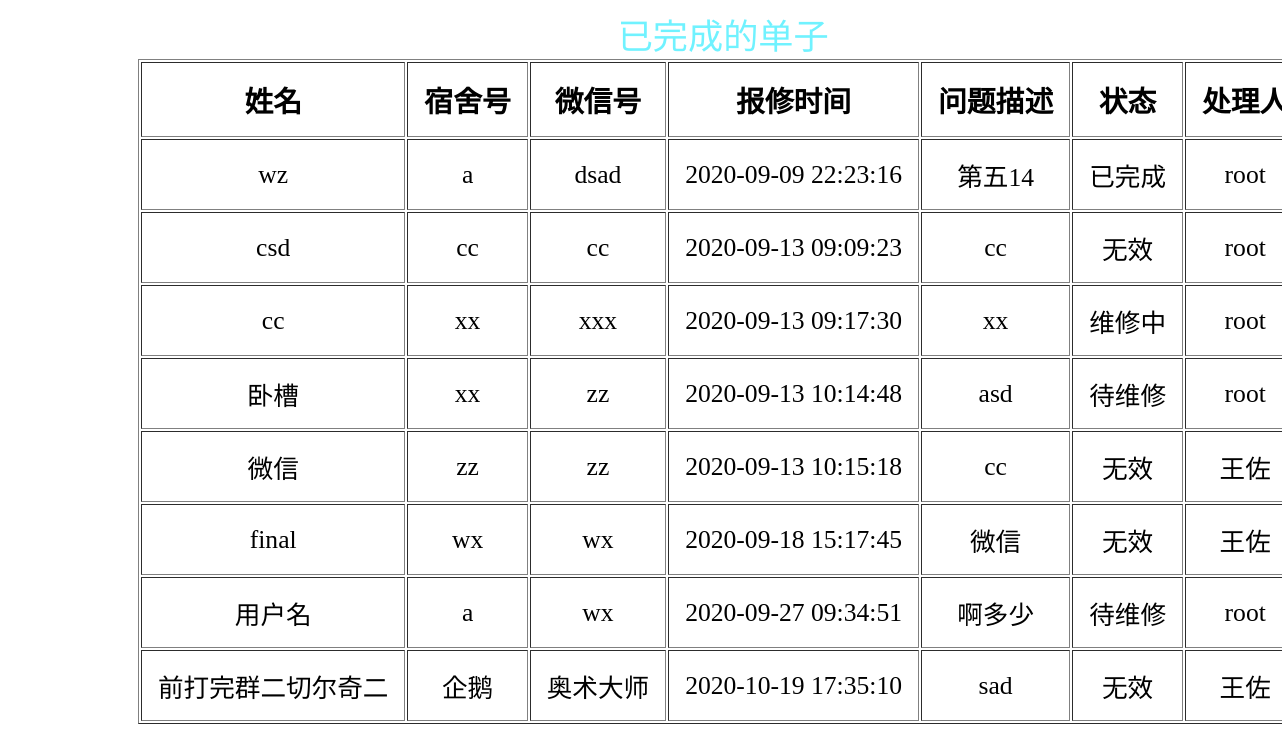
The app's page /reviewer/solvedReviewer.php (signed in) with its own data.
### tables this page shows
CREATE TABLE `message` (
  `name` varchar(20) NOT NULL COMMENT '名字',
  `ss` varchar(20) NOT NULL COMMENT '宿舍号',
  `wx` varchar(30) DEFAULT NULL COMMENT '微信',
  `phone` varchar(20) DEFAULT NULL COMMENT '手机',
  `pro` varchar(100) NOT NULL COMMENT '问题描述',
  `time` timestamp NOT NULL COMMENT '报修时间',
  `num` int(10) NOT NULL AUTO_INCREMENT COMMENT '单号',
  `status` varchar(20) DEFAULT NULL COMMENT '状态',
  `repair` varchar(20) DEFAULT NULL COMMENT '维修人员',
  `reviewer` varchar(20) DEFAULT NULL COMMENT '审核人员',
  PRIMARY KEY (`num`)
);

### reviewer/solvedReviewer.php (the view, shortened to what this page needs)
<!DOCTYPE html>
<html lang="en">
<head>
  <link rel="stylesheet" type="text/css" href="../css/common.css">
</head>
<body>
<?php
   include_once '../link.php';
   $pend='待审核';
   if (isset($_SESSION['name'])){
        $res=mysqli_query($link,"select * from message where status!='$pend'");
   }else{
       echo "<script>alert('您还没有登录，没有权限访问！');location='../login.php'</script>";
   }
?>
	<table border="1">
		<caption>已完成的单子</caption>
		<thead>
			<tr>
				<th>姓名</th>
				<th>宿舍号</th>
				<th>微信号</th>
				<th>报修时间</th>
				<th>问题描述</th>
				<th>状态</th>
        <th>处理人</th>
			</tr>
		</thead>
		<tbody>
 <?php
     while ($result=mysqli_fetch_assoc($res)){
  ?>
      <tr>
          <td class="center"><?php echo $result['name'];?></td>
          <td class="center"><?php echo $result['ss'];?></td>
          <td class="center"><?php echo $result['wx'];?></td>
          <td class="center"><?php echo $result['time'];?></td>
          <td class="center"><?php echo $result['pro'];?></td>
          <td class="center"><?php echo $result['status'];?></td>
          <td class="center"><?php echo $result['reviewer'];?>
          </td>
      </tr>
  <?php
     }
  ?>
		</tbody>
	</table>
</body>
</html>

### css/common.css (style rules this page uses)
body { font-size: 62.5%; position: relative; left: 5rem; overflow-x: hidden; }
caption { font-size: 2.2rem; color: #70F2FF; }
table { position: relative; left: 50px; text-align: center; }
th { font-size: 1.8rem; padding: 1rem; }
td { font-size: 1.6rem; padding: 1rem; }

### records on screen
message: name "wz", ss "a", wx "dsad", time "2020-09-09 22:23:16", pro "第五14", status "已完成", reviewer "root"
message: name "csd", ss "cc", wx "cc", time "2020-09-13 09:09:23", pro "cc", status "无效", reviewer "root"
message: name "cc", ss "xx", wx "xxx", time "2020-09-13 09:17:30", pro "xx", status "维修中", reviewer "root"
message: name "卧槽", ss "xx", wx "zz", time "2020-09-13 10:14:48", pro "asd", status "待维修", reviewer "root"
message: name "微信", ss "zz", wx "zz", time "2020-09-13 10:15:18", pro "cc", status "无效", reviewer "王佐"
message: name "final", ss "wx", wx "wx", time "2020-09-18 15:17:45", pro "微信", status "无效", reviewer "王佐"
message: name "用户名", ss "a", wx "wx", time "2020-09-27 09:34:51", pro "啊多少", status "待维修", reviewer "root"
message: name "前打完群二切尔奇二", ss "企鹅", wx "奥术大师", time "2020-10-19 17:35:10", pro "sad", status "无效", reviewer "王佐"
